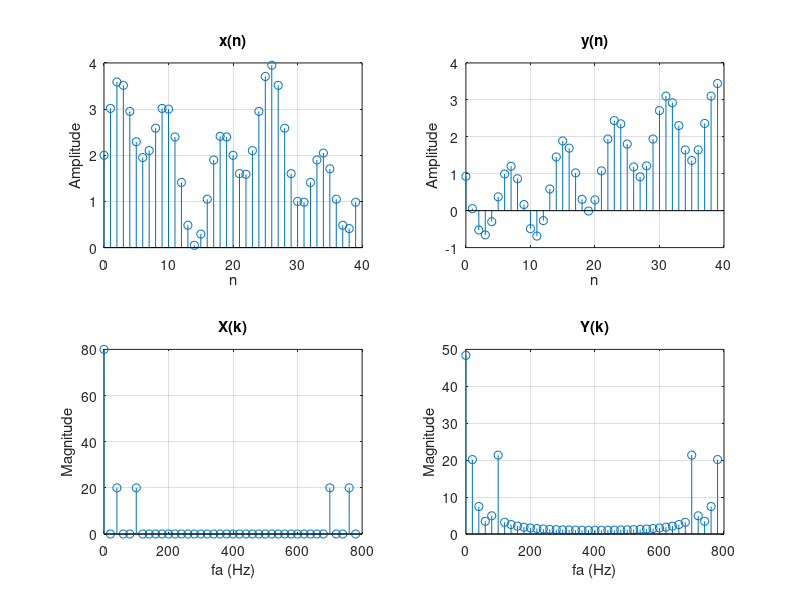
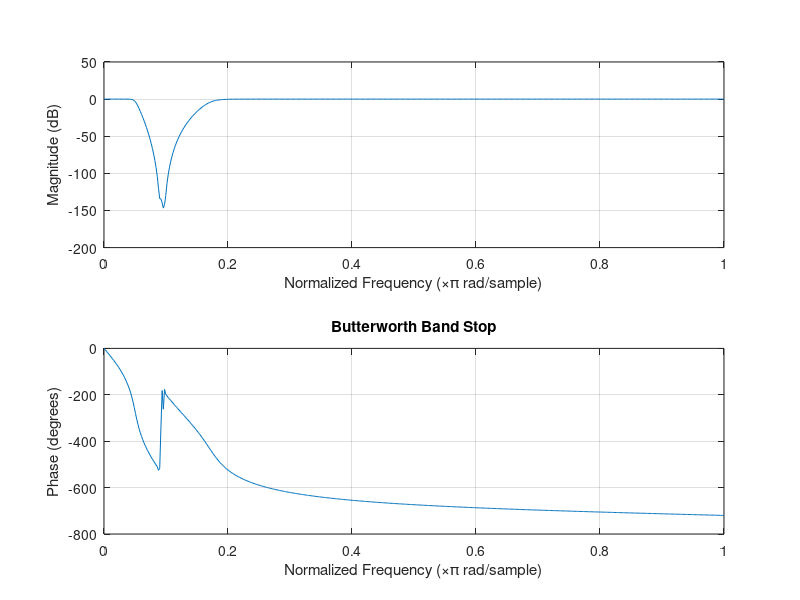

Reproduce these figures in MATLAB, in order.
No=6;
t=0:0.00001:1/200;
xt=2+sin(80*pi*t)+sin(200*pi*t);
fs=800;
N1=2*pi/(80*pi/fs);
N2=round(2*pi/(200*pi/fs));
N=lcm(N1,N2);
n=0:N-1;
xn=2+sin(80*pi*n/fs)+sin(200*pi*n/fs);
figure
subplot(2,2,1)
stem(n,xn);title('x(n)')
xlabel('n');ylabel('Amplitude');grid
k=0:N-1;
Xn=fft(xn);
subplot(2,2,3)
stem(k*fs/N,abs(Xn));title('X(k)')
xlabel('fa (Hz)');ylabel('Magnitude');grid
w1=2*20/fs;
w2=2*70/fs;
wb=[w1 w2];
[b,a]=butter(No,wb,'stop');
y=filter(b,a,xn);
subplot(2,2,2)
stem(n,y);title('y(n)')
xlabel('n');ylabel('Amplitude');grid
Y=fft(y);
subplot(2,2,4)
stem(k*fs/N,abs(Y));title('Y(k)')
xlabel('fa (Hz)');ylabel('Magnitude');grid
figure
freqz(b,a);title('Butterworth Band Stop')